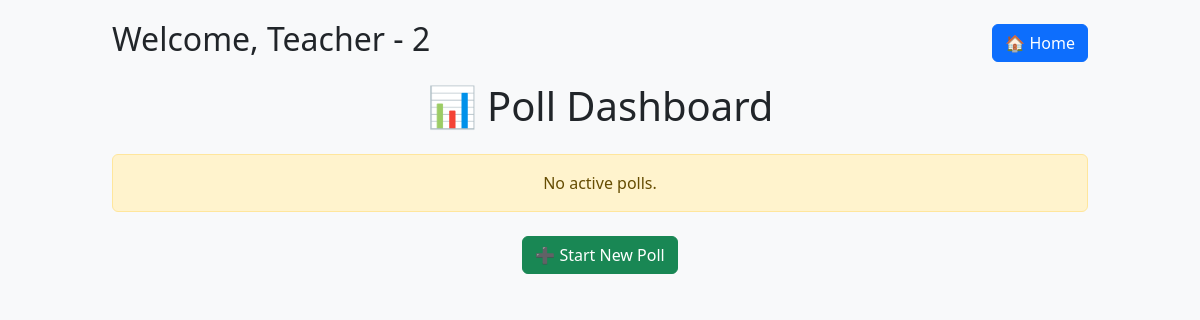
/tokencast/dashboard/ (signed in), run on an earlier commit of the app's database.
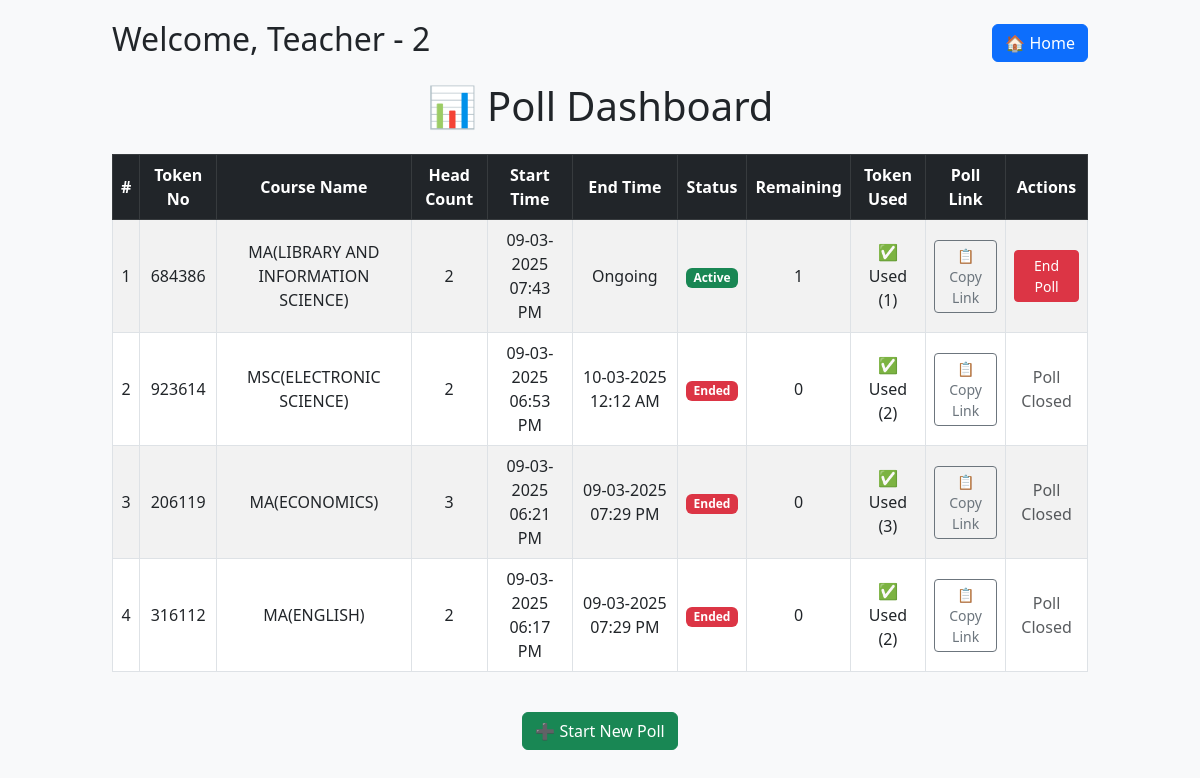
And on a later commit of the database.
### teachers/models.py (models this page shows, shortened)
class CustomUser(AbstractUser):
    username = None  # Remove the username field
    email = models.EmailField(unique=True)
    emp_id = models.CharField(max_length=50, unique=True)
    department = models.ForeignKey("Department", on_delete=models.SET_NULL, null=True, blank=True, related_name="users")
    USERNAME_FIELD = 'email'  # Use email as the login field
    REQUIRED_FIELDS = ['first_name', 'last_name', 'emp_id']  # Fields required when creating a user
    objects = CustomUserManager()

### tokencast/models.py (models this page shows, shortened)
class PollSession(models.Model):
    teacher = models.ForeignKey(settings.AUTH_USER_MODEL, on_delete=models.CASCADE)
    token_no = models.CharField(max_length=10, unique=True)
    verification_code = models.UUIDField(default=uuid.uuid4, unique=True, editable=False)
    head_count = models.PositiveIntegerField()
    course_name = models.CharField(max_length=255)
    start_time = models.DateTimeField(null=True, blank=True)
    end_time = models.DateTimeField(null=True, blank=True)
    is_active = models.BooleanField(default=False)

### tokencast/views.py (the view)
# urls.py: path('dashboard/', views.poll_dashboard, name='poll_dashboard'),
@login_required
def poll_dashboard(request):
    polls = PollSession.objects.filter(teacher=request.user).order_by('-start_time')  # Fetch polls for the teacher
    base_url = request.build_absolute_uri('/').rstrip('/')  # Get http://127.0.0.1:8000
    faculty_name = request.user.get_full_name() or request.user.username  # ✅ Fetch teacher's name
    for index, poll in enumerate(polls, start=1):
        poll.row_number = index  # Row count
        poll.token_used = StudentVote.objects.filter(poll_session=poll).exists()  # Check if token was used
        poll.used_token_count = StudentVote.objects.filter(poll_session=poll).count()  # Count used tokens
        poll.remaining_votes = max(poll.head_count - poll.used_token_count, 0)  # ✅ Calculate remaining votes
        poll.voting_link = f"{base_url}/tokencast/vote/{poll.verification_code}/"  # Generate shareable link
    return render(request, 'tokencast/poll_dashboard.html', {'polls': polls, 'faculty_name': faculty_name})

### tokencast/templates/tokencast/poll_dashboard.html (shortened to what this page needs)
<!DOCTYPE html>
<html lang="en">
<head>
    <link href="https://cdn.jsdelivr.net/npm/bootstrap@5.3.0/dist/css/bootstrap.min.css" rel="stylesheet">
</head>
<body>
<div class="container">
    <div class="d-flex justify-content-between align-items-center mb-3">
        <h2>Welcome, {{ faculty_name }}</h2>
        <a href="{% url 'teachers:profile' %}" class="btn btn-primary">🏠 Home</a>
    </div>
    <h1 class="mb-4 text-center">📊 Poll Dashboard</h1>
    {% if polls %}
        <div class="table-responsive">
            <table class="table table-bordered table-striped">
                <thead class="table-dark">
                    <tr>
                        <th>#</th>
                        <th>Token No</th>
                        <th>Course Name</th>
                        <th>Head Count</th>
                        <th>Start Time</th>
                        <th>End Time</th>
                        <th>Status</th>
                        <th>Remaining</th>
                        <th>Token Used</th>
                        <th>Poll Link</th>
                        <th>Actions</th>
                    </tr>
                </thead>
                <tbody>
                    {% for poll in polls %}
                    <tr>
                        <td>{{ forloop.counter }}</td>
                        <td>{{ poll.token_no }}</td>
                        <td>{{ poll.course_name }}</td>
                        <td>{{ poll.head_count }}</td>
                        <td>{{ poll.start_time|date:"d-m-Y h:i A" }}</td>
                        <td>{{ poll.end_time|date:"d-m-Y h:i A"|default:"Ongoing" }}</td>
                        <td>
                            {% if poll.is_active %}
                                <span class="badge bg-success">Active</span>
                            {% else %}
                                <span class="badge bg-danger">Ended</span>
                            {% endif %}
                        </td>
                        <td>{{ poll.remaining_votes|default:0 }}</td>
                        <td>
                            {% if poll.token_used %}
                                ✅ Used ({{ poll.used_token_count }})
                            {% else %}
                                ❌ Not Used
                            {% endif %}
                        </td>
                        <td>
                            <button class="btn btn-sm btn-outline-secondary" onclick="copyToClipboard('{{ poll.voting_link }}')">
                                📋 Copy Link
                            </button>
                        </td>
                        <td>
                            {% if poll.is_active %}
                                <a href="{% url 'tokencast:end_poll' poll.id %}" class="btn btn-sm btn-danger">End Poll</a>
                            {% else %}
                                <span class="text-muted">Poll Closed</span>
                            {% endif %}
                        </td>
                    </tr>
                    {% endfor %}
                </tbody>
            </table>
        </div>
    {% else %}
        <div class="alert alert-warning text-center">No active polls.</div>
    {% endif %}
    <div class="text-center mt-4">
        <a href="{% url 'tokencast:initiate_poll' %}" class="btn btn-success">➕ Start New Poll</a>
    </div>
</div>
</body>
</html>

### tokencast/templates/tokencast/poll_dashboard.html (style rules this page uses)
body { background-color: #f8f9fa; padding: 20px; }
.container { max-width: 1000px; }
.table th, .table td { text-align: center; vertical-align: middle; }

What changed in the data, as far as the page shows it:
added PollSession: token_no "684386", course_name "MA(LIBRARY AND INFORMATION SCIENCE)", head_count "2", start_time "09-03-2025 07:43 PM", end_time "Ongoing", is_active "Active", remaining_votes "1", used_token_count "1"
added PollSession: token_no "923614", course_name "MSC(ELECTRONIC SCIENCE)", head_count "2", start_time "09-03-2025 06:53 PM", end_time "10-03-2025 12:12 AM", is_active "Ended", remaining_votes "0", used_token_count "2"
added PollSession: token_no "206119", course_name "MA(ECONOMICS)", head_count "3", start_time "09-03-2025 06:21 PM", end_time "09-03-2025 07:29 PM", is_active "Ended", remaining_votes "0", used_token_count "3"
added PollSession: token_no "316112", course_name "MA(ENGLISH)", head_count "2", start_time "09-03-2025 06:17 PM", end_time "09-03-2025 07:29 PM", is_active "Ended", remaining_votes "0", used_token_count "2"
Also different on the page:
text no longer shown: "No active polls."
text now shown: "# Token No Course Name Head Count Start Time End Time Status Remaining Token Used Poll Link Actions"
